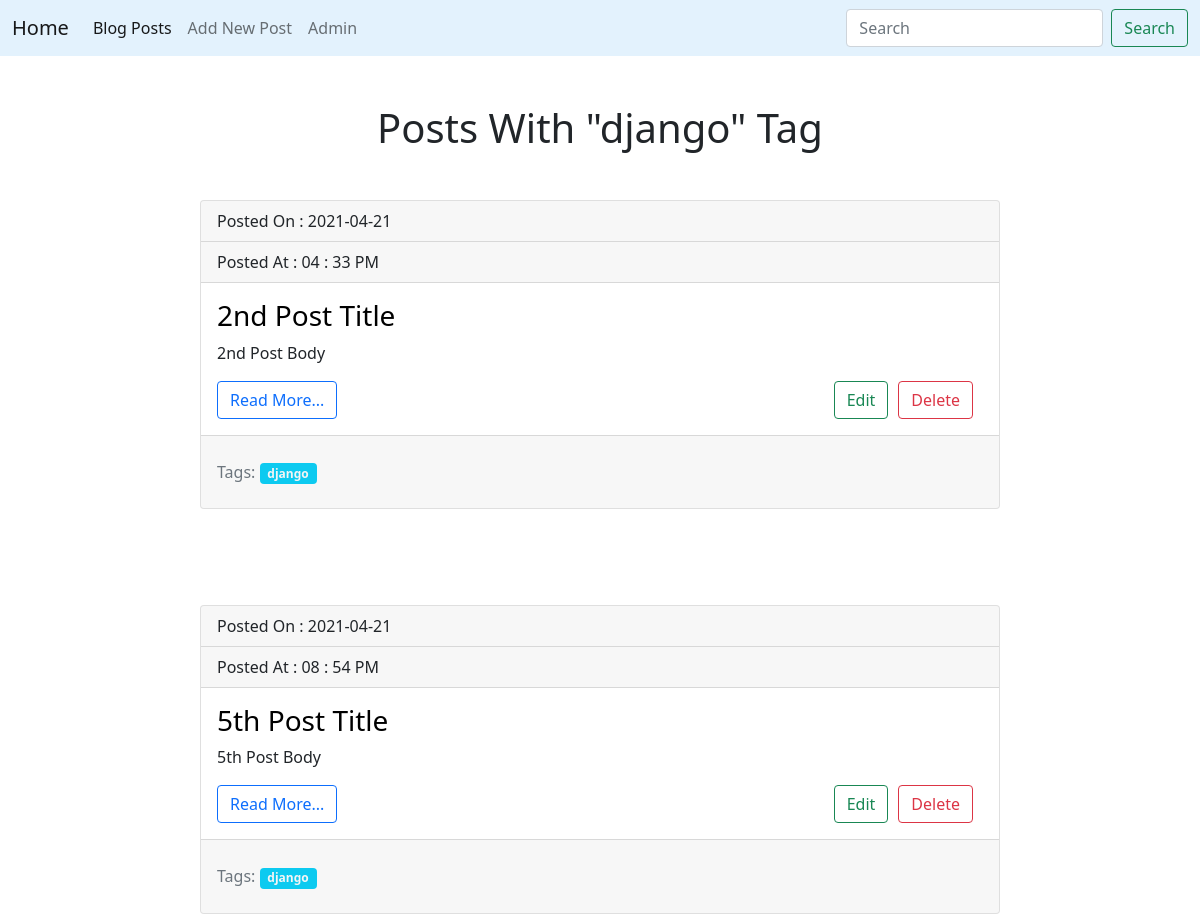
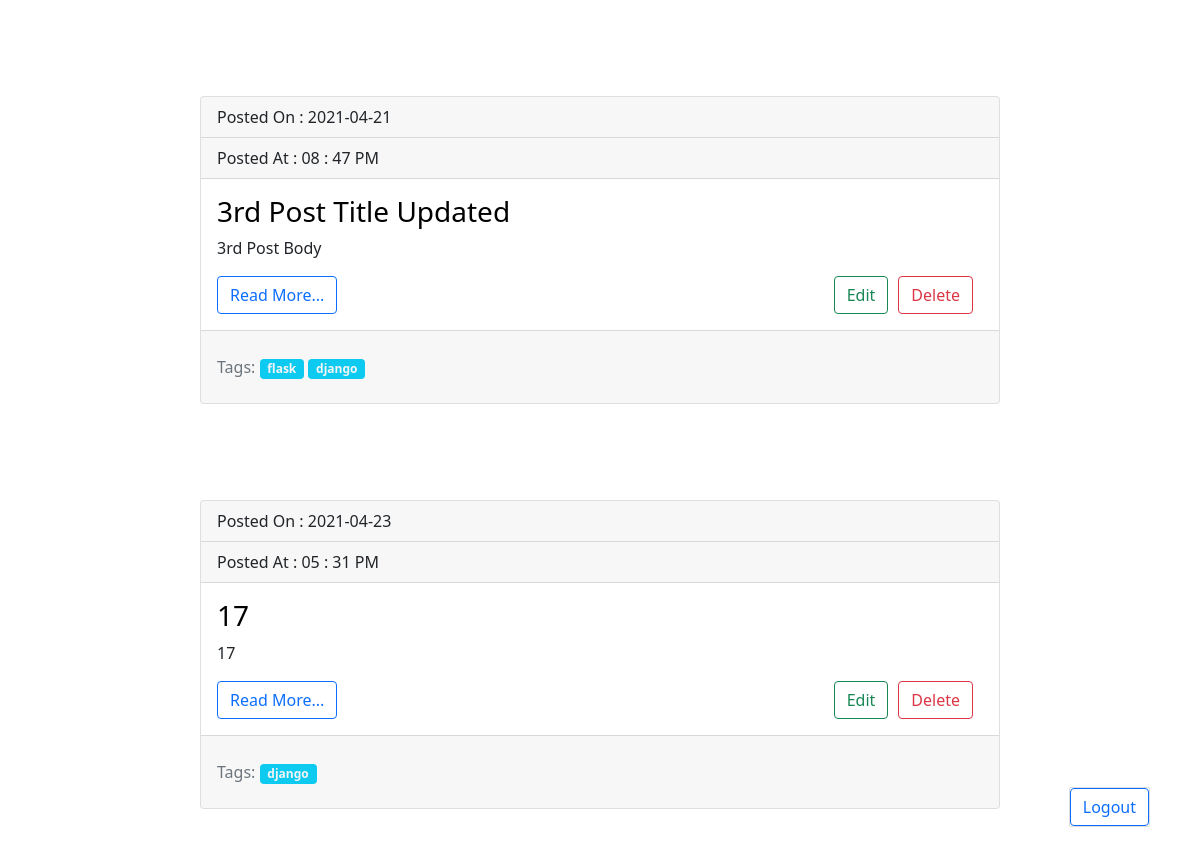
Page /blog/tags/django (signed in) on the committed database (2 pictures, top to bottom).
### models.py (models this page shows, shortened)
class Tag(db.Model):
    id = db.Column(db.Integer,primary_key=True)
    title = db.Column(db.String(150))
    slug = db.Column(db.String(140),unique=True)

class Post(db.Model):
    id = db.Column(db.Integer,primary_key=True)
    title = db.Column(db.String(150))
    slug = db.Column(db.String(140),unique=True)
    body = db.Column(db.Text)
    created = db.Column(db.DateTime,default=datetime.now())
    tags = db.relationship("Tag",secondary=posts_tags,
            backref=db.backref("posts"),lazy="dynamic")

### posts/blueprint.py (the view)
@posts.route('/tags/<slug>')
def tag_detail(slug):
    tag = Tag.query.filter(Tag.slug==slug).first_or_404()
    return render_template("posts/tag_detail.html",tag=tag)

### posts/templates/posts/tag_detail.html
{% extends "base.html" %} {% block title %}{{tag.title}}{%endblock %}{% block
content %}
<h1 style="text-align: center">Posts With "{{tag.title}}" Tag</h1>
{% for post in tag.posts %} {% include "posts/includes/card.html" %} {% endfor
%}{% endblock %}

### posts/templates/posts/includes/card.html
<div class="card mb-4 mt-5">
  <div class="card-header">Posted On : {{ post.created.date() }}</div>
  <div class="card-header">
    Posted At : {{ post.created.strftime("%I : %M %p") }}
  </div>
  <div class="card-body">
    <h3 class="card-title">
      <a
        style="text-decoration: none; color: black"
        href="{{url_for('posts.post_detail',slug=post.slug)}}"
        >{{ post.title }}</a
      >
    </h3>
    <p class="card-text">{{ post.body }}</p>
    <a
      href="{{url_for('posts.post_detail',slug=post.slug)}}"
      class="btn btn-outline-primary"
      >Read More...</a
    >
    <a
      href="{{url_for('posts.post_delete',slug=post.slug)}}"
      style="float: right; margin-right: 10px"
      class="btn btn-outline-danger"
    >
      Delete
    </a>
    <a
      href="{{url_for('posts.post_update',slug=post.slug)}}"
      style="float: right; margin-right: 10px"
      class="btn btn-outline-success"
    >
      Edit
    </a>
  </div>
  {% if post.tags.count() %}
  <div class="card-footer text-muted">
    <p class="mt-3">
      Tags:{% for tag in post.tags %}
      <span class="badge bg-info"
        ><a
          style="color: whitesmoke; text-decoration: none"
          href="{{url_for('posts.tag_detail',slug=tag.slug)}}"
          >{{tag.title}}</a
        ></span
      >
      {% endfor %}
    </p>
  </div>
  {% endif %}
</div>
<br />

### rows in the picture
Tag: title "django"
Post: created "2021-04-21", created "04 : 33 PM", title "2nd Post Title", body "2nd Post Body"
Post: created "2021-04-21", created "08 : 54 PM", title "5th Post Title", body "5th Post Body"
Post: created "2021-04-21", created "08 : 47 PM", title "3rd Post Title Updated", body "3rd Post Body"
Tag: title "flask"
Post: created "2021-04-23", created "05 : 31 PM", title "17", body "17"
